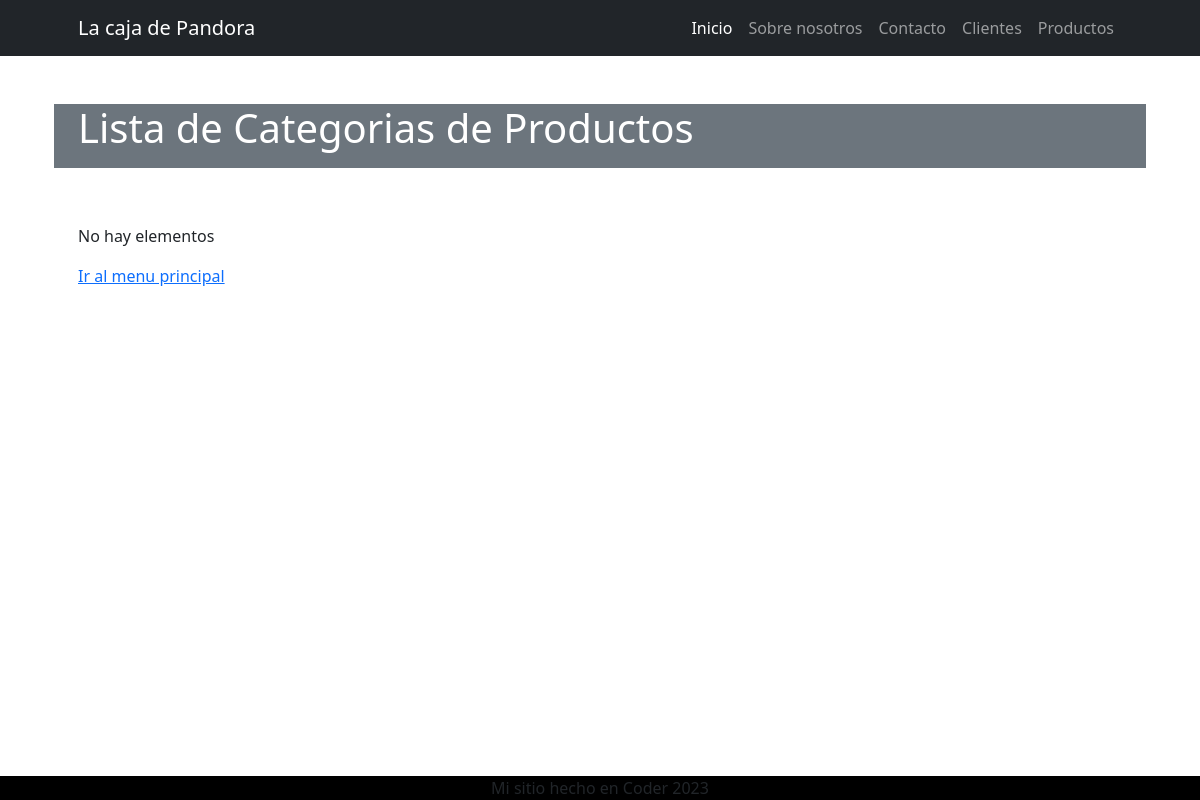
The app's page /producto/productocategoria/list/, older data.
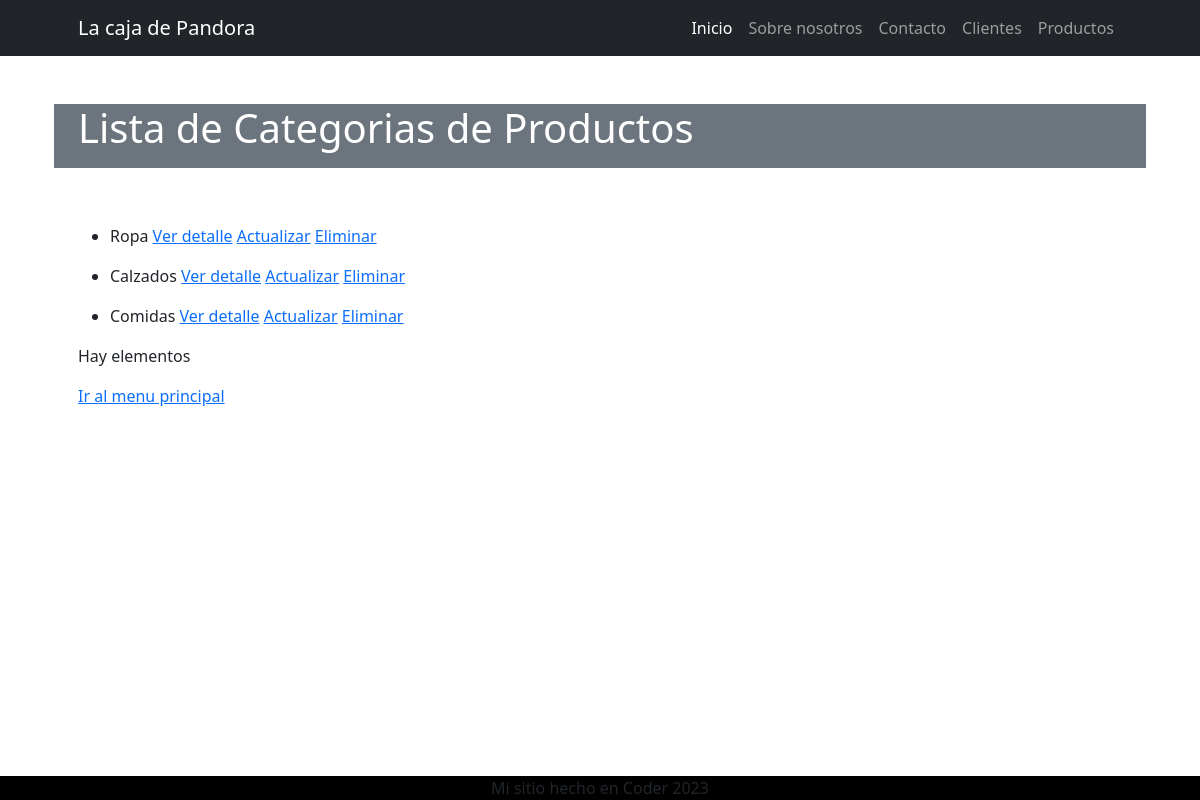
The same page, newer data.
### apps/producto/models.py (models this page shows, shortened)
class ProductoCategoria(models.Model):
    nombre = models.CharField(max_length=200, unique=True)
    descripcion = models.CharField(
        max_length=250, null=True, blank=True, verbose_name="descripción")
    class Meta:
        verbose_name = "categoría de productos"
        verbose_name_plural = "categorías de productos"

### apps/producto/views.py (the view)
# urls.py: path("productocategoria/list/",views.ProductoCategoriaList.as_view(),name="productocategoria_list"),
class ProductoCategoriaList(ListView):
    model=models.ProductoCategoria

### apps/producto/templates/producto/productocategoria_list.html
{% extends 'producto/index.html' %}
{% block INDEX_TITULO %}
    Lista de Categorias de Productos
    <br>
{% endblock INDEX_TITULO %}
{% block INDEX_CONTENIDO %}
    {% if object_list %}
        {% for object in object_list %}
        <ul>
            <li>{{object.nombre}}
            <a href="{% url 'producto:productocategoria_detail' object.id %}">Ver detalle</a>
            <a href="{% url 'producto:productocategoria_update' object.id %}">Actualizar</a>
            <a href="{% url 'producto:productocategoria_delete' object.id %}">Eliminar</a>
            </li>
        </ul>
        {% endfor %}
            <p>Hay elementos</p>
    {% else %}
        <p>No hay elementos</p>
    {% endif %}
    <a href="{% url 'Home:home' %}"> Ir al menu principal</a>
{% endblock INDEX_CONTENIDO %}

Row changes from the older to the newer data that the page shows:
added ProductoCategoria: nombre "Ropa"
added ProductoCategoria: nombre "Calzados"
added ProductoCategoria: nombre "Comidas"
Text that changed along with them:
text no longer shown: "No hay elementos"
text now shown: "Hay elementos"
